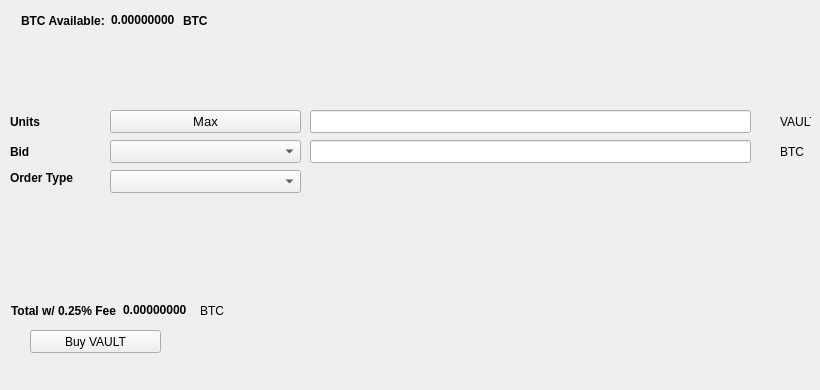
   <widget class="QWidget" name="BuyTab">
    <attribute name="title">
     <string>Buy</string>
    </attribute>
    <widget class="QPushButton" name="BuyVAULT">
     <property name="geometry">
      <rect>
       <x>30</x>
       <y>330</y>
       <width>131</width>
       <height>23</height>
      </rect>
     </property>
     <property name="text">
      <string>Buy VAULT</string>
     </property>
     <property name="icon">
      <iconset resource="../vault.qrc">
       <normaloff>:/icons/bitcoin</normaloff>:/icons/bitcoin</iconset>
     </property>
    </widget>
    <widget class="QLabel" name="label_3">
     <property name="geometry">
      <rect>
       <x>10</x>
       <y>110</y>
       <width>46</width>
       <height>23</height>
      </rect>
     </property>
     <property name="font">
      <font>
       <weight>75</weight>
       <bold>true</bold>
      </font>
     </property>
     <property name="text">
      <string>Units</string>
     </property>
    </widget>
    <widget class="QLineEdit" name="UnitsInput">
     <property name="geometry">
      <rect>
       <x>310</x>
       <y>110</y>
       <width>441</width>
       <height>23</height>
      </rect>
     </property>
     <property name="font">
      <font>
       <pointsize>9</pointsize>
       <weight>75</weight>
       <bold>true</bold>
      </font>
     </property>
    </widget>
    <widget class="QLineEdit" name="BuyBidPriceEdit">
     <property name="geometry">
      <rect>
       <x>310</x>
       <y>140</y>
       <width>441</width>
       <height>23</height>
      </rect>
     </property>
     <property name="font">
      <font>
       <pointsize>9</pointsize>
       <weight>75</weight>
       <bold>true</bold>
      </font>
     </property>
    </widget>
    <widget class="QLabel" name="label_4">
     <property name="geometry">
      <rect>
       <x>780</x>
       <y>110</y>
       <width>31</width>
       <height>23</height>
      </rect>
     </property>
     <property name="text">
      <string>VAULT</string>
     </property>
    </widget>
    <widget class="QLabel" name="label_5">
     <property name="geometry">
      <rect>
       <x>780</x>
       <y>140</y>
       <width>31</width>
       <height>23</height>
      </rect>
     </property>
     <property name="text">
      <string>BTC</string>
     </property>
    </widget>
    <widget class="QLabel" name="label_6">
     <property name="geometry">
      <rect>
       <x>10</x>
       <y>140</y>
       <width>46</width>
       <height>23</height>
      </rect>
     </property>
     <property name="font">
      <font>
       <weight>75</weight>
       <bold>true</bold>
      </font>
     </property>
     <property name="text">
      <string>Bid</string>
     </property>
    </widget>
    <widget class="QLabel" name="label_7">
     <property name="geometry">
      <rect>
       <x>10</x>
       <y>170</y>
       <width>91</width>
       <height>16</height>
      </rect>
     </property>
     <property name="font">
      <font>
       <weight>75</weight>
       <bold>true</bold>
      </font>
     </property>
     <property name="text">
      <string>Order Type</string>
     </property>
    </widget>
    <widget class="QPushButton" name="Buy_Max_Amount">
     <property name="geometry">
      <rect>
       <x>110</x>
       <y>110</y>
       <width>191</width>
       <height>23</height>
      </rect>
     </property>
     <property name="font">
      <font>
       <pointsize>10</pointsize>
      </font>
     </property>
     <property name="text">
      <string>Max</string>
     </property>
    </widget>
    <widget class="QComboBox" name="BuyBidcomboBox">
     <property name="geometry">
      <rect>
       <x>110</x>
       <y>140</y>
       <width>191</width>
       <height>23</height>
      </rect>
     </property>
     <property name="font">
      <font>
       <pointsize>10</pointsize>
      </font>
     </property>
    </widget>
    <widget class="QComboBox" name="buyOrdertypeCombo">
     <property name="geometry">
      <rect>
       <x>110</x>
       <y>170</y>
       <width>191</width>
       <height>23</height>
      </rect>
     </property>
     <property name="font">
      <font>
       <pointsize>10</pointsize>
      </font>
     </property>
    </widget>
    <widget class="QWidget" name="layoutWidget1">
     <property name="geometry">
      <rect>
       <x>21</x>
       <y>11</y>
       <width>227</width>
       <height>19</height>
      </rect>
     </property>
     <layout class="QHBoxLayout" name="horizontalLayout_3">
      <item>
       <widget class="QLabel" name="label232">
        <property name="font">
         <font>
          <weight>75</weight>
          <bold>true</bold>
         </font>
        </property>
        <property name="text">
         <string>BTC Available:</string>
        </property>
       </widget>
      </item>
      <item>
       <widget class="QLabel" name="BtcAvailableLbl">
        <property name="palette">
         <palette>
          <active>
           <colorrole role="WindowText">
            <brush brushstyle="SolidPattern">
             <color alpha="255">
              <red>0</red>
              <green>0</green>
              <blue>0</blue>
             </color>
            </brush>
           </colorrole>
           <colorrole role="Button">
            <brush brushstyle="SolidPattern">
             <color alpha="255">
              <red>0</red>
              <green>170</green>
              <blue>0</blue>
             </color>
            </brush>
           </colorrole>
           <colorrole role="Light">
            <brush brushstyle="SolidPattern">
             <color alpha="255">
              <red>0</red>
              <green>255</green>
              <blue>0</blue>
             </color>
            </brush>
           </colorrole>
           <colorrole role="Midlight">
            <brush brushstyle="SolidPattern">
             <color alpha="255">
              <red>0</red>
              <green>212</green>
              <blue>0</blue>
             </color>
            </brush>
           </colorrole>
           <colorrole role="Dark">
            <brush brushstyle="SolidPattern">
             <color alpha="255">
              <red>0</red>
              <green>85</green>
              <blue>0</blue>
             </color>
            </brush>
           </colorrole>
           <colorrole role="Mid">
            <brush brushstyle="SolidPattern">
             <color alpha="255">
              <red>0</red>
              <green>113</green>
              <blue>0</blue>
             </color>
            </brush>
           </colorrole>
           <colorrole role="Text">
            <brush brushstyle="SolidPattern">
             <color alpha="255">
              <red>0</red>
              <green>170</green>
              <blue>0</blue>
             </color>
            </brush>
           </colorrole>
           <colorrole role="BrightText">
            <brush brushstyle="SolidPattern">
             <color alpha="255">
              <red>255</red>
              <green>255</green>
              <blue>255</blue>
             </color>
            </brush>
           </colorrole>
           <colorrole role="ButtonText">
            <brush brushstyle="SolidPattern">
             <color alpha="255">
              <red>0</red>
              <green>0</green>
              <blue>0</blue>
             </color>
            </brush>
           </colorrole>
           <colorrole role="Base">
            <brush brushstyle="SolidPattern">
             <color alpha="255">
              <red>255</red>
              <green>255</green>
              <blue>255</blue>
             </color>
            </brush>
           </colorrole>
           <colorrole role="Window">
            <brush brushstyle="SolidPattern">
             <color alpha="255">
              <red>0</red>
              <green>170</green>
              <blue>0</blue>
             </color>
            </brush>
           </colorrole>
           <colorrole role="Shadow">
            <brush brushstyle="SolidPattern">
             <color alpha="255">
              <red>0</red>
              <green>0</green>
              <blue>0</blue>
             </color>
            </brush>
           </colorrole>
           <colorrole role="AlternateBase">
            <brush brushstyle="SolidPattern">
             <color alpha="255">
              <red>127</red>
              <green>212</green>
              <blue>127</blue>
             </color>
            </brush>
           </colorrole>
           <colorrole role="ToolTipBase">
            <brush brushstyle="SolidPattern">
             <color alpha="255">
              <red>255</red>
              <green>255</green>
              <blue>220</blue>
             </color>
            </brush>
           </colorrole>
           <colorrole role="ToolTipText">
            <brush brushstyle="SolidPattern">
             <color alpha="255">
              <red>0</red>
              <green>0</green>
              <blue>0</blue>
             </color>
            </brush>
           </colorrole>
          </active>
          <inactive>
           <colorrole role="WindowText">
            <brush brushstyle="SolidPattern">
             <color alpha="255">
              <red>0</red>
              <green>0</green>
              <blue>0</blue>
             </color>
            </brush>
           </colorrole>
           <colorrole role="Button">
            <brush brushstyle="SolidPattern">
             <color alpha="255">
              <red>0</red>
              <green>170</green>
              <blue>0</blue>
             </color>
            </brush>
           </colorrole>
           <colorrole role="Light">
            <brush brushstyle="SolidPattern">
             <color alpha="255">
              <red>0</red>
              <green>255</green>
              <blue>0</blue>
             </color>
            </brush>
           </colorrole>
           <colorrole role="Midlight">
            <brush brushstyle="SolidPattern">
             <color alpha="255">
              <red>0</red>
              <green>212</green>
              <blue>0</blue>
             </color>
            </brush>
           </colorrole>
           <colorrole role="Dark">
            <brush brushstyle="SolidPattern">
             <color alpha="255">
              <red>0</red>
              <green>85</green>
              <blue>0</blue>
             </color>
            </brush>
           </colorrole>
           <colorrole role="Mid">
            <brush brushstyle="SolidPattern">
             <color alpha="255">
              <red>0</red>
              <green>113</green>
              <blue>0</blue>
             </color>
            </brush>
           </colorrole>
           <colorrole role="Text">
            <brush brushstyle="SolidPattern">
             <color alpha="255">
              <red>0</red>
              <green>170</green>
              <blue>0</blue>
             </color>
            </brush>
           </colorrole>
           <colorrole role="BrightText">
            <brush brushstyle="SolidPattern">
             <color alpha="255">
              <red>255</red>
              <green>255</green>
              <blue>255</blue>
             </color>
            </brush>
           </colorrole>
           <colorrole role="ButtonText">
            <brush brushstyle="SolidPattern">
             <color alpha="255">
              <red>0</red>
              <green>0</green>
              <blue>0</blue>
             </color>
            </brush>
           </colorrole>
           <colorrole role="Base">
            <brush brushstyle="SolidPattern">
             <color alpha="255">
              <red>255</red>
              <green>255</green>
              <blue>255</blue>
             </color>
            </brush>
           </colorrole>
           <colorrole role="Window">
            <brush brushstyle="SolidPattern">
             <color alpha="255">
              <red>0</red>
              <green>170</green>
              <blue>0</blue>
             </color>
            </brush>
           </colorrole>
           <colorrole role="Shadow">
            <brush brushstyle="SolidPattern">
             <color alpha="255">
              <red>0</red>
              <green>0</green>
              <blue>0</blue>
             </color>
            </brush>
           </colorrole>
           <colorrole role="AlternateBase">
            <brush brushstyle="SolidPattern">
             <color alpha="255">
              <red>127</red>
              <green>212</green>
              <blue>127</blue>
             </color>
            </brush>
           </colorrole>
           <colorrole role="ToolTipBase">
            <brush brushstyle="SolidPattern">
             <color alpha="255">
              <red>255</red>
              <green>255</green>
              <blue>220</blue>
             </color>
            </brush>
           </colorrole>
           <colorrole role="ToolTipText">
            <brush brushstyle="SolidPattern">
             <color alpha="255">
              <red>0</red>
              <green>0</green>
              <blue>0</blue>
             </color>
            </brush>
           </colorrole>
          </inactive>
          <disabled>
           <colorrole role="WindowText">
            <brush brushstyle="SolidPattern">
             <color alpha="255">
              <red>0</red>
              <green>85</green>
              <blue>0</blue>
             </color>
            </brush>
           </colorrole>
           <colorrole role="Button">
            <brush brushstyle="SolidPattern">
             <color alpha="255">
              <red>0</red>
              <green>170</green>
              <blue>0</blue>
             </color>
            </brush>
           </colorrole>
           <colorrole role="Light">
            <brush brushstyle="SolidPattern">
             <color alpha="255">
              <red>0</red>
              <green>255</green>
              <blue>0</blue>
             </color>
            </brush>
           </colorrole>
           <colorrole role="Midlight">
            <brush brushstyle="SolidPattern">
             <color alpha="255">
              <red>0</red>
              <green>212</green>
              <blue>0</blue>
             </color>
            </brush>
           </colorrole>
           <colorrole role="Dark">
            <brush brushstyle="SolidPattern">
             <color alpha="255">
              <red>0</red>
              <green>85</green>
              <blue>0</blue>
             </color>
            </brush>
           </colorrole>
           <colorrole role="Mid">
            <brush brushstyle="SolidPattern">
             <color alpha="255">
              <red>0</red>
              <green>113</green>
              <blue>0</blue>
             </color>
            </brush>
           </colorrole>
           <colorrole role="Text">
            <brush brushstyle="SolidPattern">
             <color alpha="255">
              <red>0</red>
              <green>85</green>
              <blue>0</blue>
             </color>
            </brush>
           </colorrole>
           <colorrole role="BrightText">
            <brush brushstyle="SolidPattern">
             <color alpha="255">
              <red>255</red>
              <green>255</green>
              <blue>255</blue>
             </color>
            </brush>
           </colorrole>
           <colorrole role="ButtonText">
            <brush brushstyle="SolidPattern">
             <color alpha="255">
              <red>0</red>
              <green>85</green>
              <blue>0</blue>
             </color>
            </brush>
           </colorrole>
           <colorrole role="Base">
            <brush brushstyle="SolidPattern">
             <color alpha="255">
              <red>0</red>
              <green>170</green>
              <blue>0</blue>
             </color>
            </brush>
           </colorrole>
           <colorrole role="Window">
            <brush brushstyle="SolidPattern">
             <color alpha="255">
              <red>0</red>
              <green>170</green>
              <blue>0</blue>
             </color>
            </brush>
           </colorrole>
           <colorrole role="Shadow">
            <brush brushstyle="SolidPattern">
             <color alpha="255">
              <red>0</red>
              <green>0</green>
              <blue>0</blue>
             </color>
            </brush>
           </colorrole>
           <colorrole role="AlternateBase">
            <brush brushstyle="SolidPattern">
             <color alpha="255">
              <red>0</red>
              <green>170</green>
              <blue>0</blue>
             </color>
            </brush>
           </colorrole>
           <colorrole role="ToolTipBase">
            <brush brushstyle="SolidPattern">
             <color alpha="255">
              <red>255</red>
              <green>255</green>
              <blue>220</blue>
             </color>
            </brush>
           </colorrole>
           <colorrole role="ToolTipText">
            <brush brushstyle="SolidPattern">
             <color alpha="255">
              <red>0</red>
              <green>0</green>
              <blue>0</blue>
             </color>
            </brush>
           </colorrole>
          </disabled>
         </palette>
        </property>
        <property name="font">
         <font>
          <weight>75</weight>
          <bold>true</bold>
         </font>
        </property>
        <property name="text">
         <string>0.00000000</string>
        </property>
        <property name="textInteractionFlags">
         <set>Qt::LinksAccessibleByMouse|Qt::TextSelectableByKeyboard|Qt::TextSelectableByMouse</set>
        </property>
       </widget>
      </item>
      <item>
       <widget class="QLabel" name="BtcAvailableLbl_2">
        <property name="font">
         <font>
          <weight>75</weight>
          <bold>true</bold>
         </font>
        </property>
        <property name="text">
         <string>BTC</string>
        </property>
       </widget>
      </item>
     </layout>
    </widget>
    <widget class="QWidget" name="layoutWidge2">
     <property name="geometry">
      <rect>
       <x>11</x>
       <y>301</y>
       <width>259</width>
       <height>19</height>
      </rect>
     </property>
     <layout class="QHBoxLayout" name="horizontalLayout_4">
      <item>
       <widget class="QLabel" name="label_9">
        <property name="font">
         <font>
          <weight>75</weight>
          <bold>true</bold>
         </font>
        </property>
        <property name="text">
         <string>Total w/ 0.25% Fee</string>
        </property>
       </widget>
      </item>
      <item>
       <widget class="QLabel" name="BuyCostLabel">
        <property name="palette">
         <palette>
          <active>
           <colorrole role="WindowText">
            <brush brushstyle="SolidPattern">
             <color alpha="255">
              <red>0</red>
              <green>0</green>
              <blue>0</blue>
             </color>
            </brush>
           </colorrole>
           <colorrole role="Button">
            <brush brushstyle="SolidPattern">
             <color alpha="255">
              <red>0</red>
              <green>170</green>
              <blue>0</blue>
             </color>
            </brush>
           </colorrole>
           <colorrole role="Light">
            <brush brushstyle="SolidPattern">
             <color alpha="255">
              <red>0</red>
              <green>255</green>
              <blue>0</blue>
             </color>
            </brush>
           </colorrole>
           <colorrole role="Midlight">
            <brush brushstyle="SolidPattern">
             <color alpha="255">
              <red>0</red>
              <green>212</green>
              <blue>0</blue>
             </color>
            </brush>
           </colorrole>
           <colorrole role="Dark">
            <brush brushstyle="SolidPattern">
             <color alpha="255">
              <red>0</red>
              <green>85</green>
              <blue>0</blue>
             </color>
            </brush>
           </colorrole>
           <colorrole role="Mid">
            <brush brushstyle="SolidPattern">
             <color alpha="255">
              <red>0</red>
              <green>113</green>
              <blue>0</blue>
             </color>
            </brush>
           </colorrole>
           <colorrole role="Text">
            <brush brushstyle="SolidPattern">
             <color alpha="255">
              <red>0</red>
              <green>170</green>
              <blue>0</blue>
             </color>
            </brush>
           </colorrole>
           <colorrole role="BrightText">
            <brush brushstyle="SolidPattern">
             <color alpha="255">
              <red>255</red>
              <green>255</green>
              <blue>255</blue>
             </color>
            </brush>
           </colorrole>
           <colorrole role="ButtonText">
            <brush brushstyle="SolidPattern">
             <color alpha="255">
              <red>0</red>
              <green>0</green>
              <blue>0</blue>
             </color>
            </brush>
           </colorrole>
           <colorrole role="Base">
            <brush brushstyle="SolidPattern">
             <color alpha="255">
              <red>255</red>
              <green>255</green>
              <blue>255</blue>
             </color>
            </brush>
           </colorrole>
           <colorrole role="Window">
            <brush brushstyle="SolidPattern">
             <color alpha="255">
              <red>0</red>
              <green>170</green>
              <blue>0</blue>
             </color>
            </brush>
           </colorrole>
           <colorrole role="Shadow">
            <brush brushstyle="SolidPattern">
             <color alpha="255">
              <red>0</red>
              <green>0</green>
              <blue>0</blue>
             </color>
            </brush>
           </colorrole>
           <colorrole role="AlternateBase">
            <brush brushstyle="SolidPattern">
             <color alpha="255">
              <red>127</red>
              <green>212</green>
              <blue>127</blue>
             </color>
            </brush>
           </colorrole>
           <colorrole role="ToolTipBase">
            <brush brushstyle="SolidPattern">
             <color alpha="255">
              <red>255</red>
              <green>255</green>
              <blue>220</blue>
             </color>
            </brush>
           </colorrole>
           <colorrole role="ToolTipText">
            <brush brushstyle="SolidPattern">
             <color alpha="255">
              <red>0</red>
              <green>0</green>
              <blue>0</blue>
             </color>
            </brush>
           </colorrole>
          </active>
          <inactive>
           <colorrole role="WindowText">
            <brush brushstyle="SolidPattern">
             <color alpha="255">
              <red>0</red>
              <green>0</green>
              <blue>0</blue>
             </color>
            </brush>
           </colorrole>
           <colorrole role="Button">
            <brush brushstyle="SolidPattern">
             <color alpha="255">
              <red>0</red>
              <green>170</green>
              <blue>0</blue>
             </color>
            </brush>
           </colorrole>
           <colorrole role="Light">
            <brush brushstyle="SolidPattern">
             <color alpha="255">
              <red>0</red>
              <green>255</green>
              <blue>0</blue>
             </color>
            </brush>
           </colorrole>
           <colorrole role="Midlight">
            <brush brushstyle="SolidPattern">
             <color alpha="255">
              <red>0</red>
              <green>212</green>
              <blue>0</blue>
             </color>
            </brush>
           </colorrole>
           <colorrole role="Dark">
            <brush brushstyle="SolidPattern">
             <color alpha="255">
              <red>0</red>
              <green>85</green>
              <blue>0</blue>
             </color>
            </brush>
           </colorrole>
           <colorrole role="Mid">
            <brush brushstyle="SolidPattern">
             <color alpha="255">
              <red>0</red>
              <green>113</green>
              <blue>0</blue>
             </color>
            </brush>
           </colorrole>
           <colorrole role="Text">
            <brush brushstyle="SolidPattern">
             <color alpha="255">
              <red>0</red>
              <green>170</green>
              <blue>0</blue>
             </color>
            </brush>
           </colorrole>
           <colorrole role="BrightText">
            <brush brushstyle="SolidPattern">
             <color alpha="255">
              <red>255</red>
              <green>255</green>
              <blue>255</blue>
             </color>
            </brush>
           </colorrole>
           <colorrole role="ButtonText">
            <brush brushstyle="SolidPattern">
             <color alpha="255">
              <red>0</red>
              <green>0</green>
              <blue>0</blue>
             </color>
            </brush>
           </colorrole>
           <colorrole role="Base">
            <brush brushstyle="SolidPattern">
             <color alpha="255">
              <red>255</red>
              <green>255</green>
              <blue>255</blue>
             </color>
            </brush>
           </colorrole>
           <colorrole role="Window">
            <brush brushstyle="SolidPattern">
             <color alpha="255">
              <red>0</red>
              <green>170</green>
              <blue>0</blue>
             </color>
            </brush>
           </colorrole>
           <colorrole role="Shadow">
            <brush brushstyle="SolidPattern">
             <color alpha="255">
              <red>0</red>
              <green>0</green>
              <blue>0</blue>
             </color>
            </brush>
           </colorrole>
           <colorrole role="AlternateBase">
            <brush brushstyle="SolidPattern">
             <color alpha="255">
              <red>127</red>
              <green>212</green>
              <blue>127</blue>
             </color>
            </brush>
           </colorrole>
           <colorrole role="ToolTipBase">
            <brush brushstyle="SolidPattern">
             <color alpha="255">
              <red>255</red>
              <green>255</green>
              <blue>220</blue>
             </color>
            </brush>
           </colorrole>
           <colorrole role="ToolTipText">
            <brush brushstyle="SolidPattern">
             <color alpha="255">
              <red>0</red>
              <green>0</green>
              <blue>0</blue>
             </color>
            </brush>
           </colorrole>
          </inactive>
          <disabled>
           <colorrole role="WindowText">
            <brush brushstyle="SolidPattern">
             <color alpha="255">
              <red>0</red>
              <green>85</green>
              <blue>0</blue>
             </color>
            </brush>
           </colorrole>
           <colorrole role="Button">
            <brush brushstyle="SolidPattern">
             <color alpha="255">
              <red>0</red>
              <green>170</green>
              <blue>0</blue>
             </color>
            </brush>
           </colorrole>
           <colorrole role="Light">
            <brush brushstyle="SolidPattern">
             <color alpha="255">
              <red>0</red>
              <green>255</green>
              <blue>0</blue>
             </color>
            </brush>
           </colorrole>
           <colorrole role="Midlight">
            <brush brushstyle="SolidPattern">
             <color alpha="255">
              <red>0</red>
              <green>212</green>
              <blue>0</blue>
             </color>
            </brush>
           </colorrole>
           <colorrole role="Dark">
            <brush brushstyle="SolidPattern">
             <color alpha="255">
              <red>0</red>
              <green>85</green>
              <blue>0</blue>
             </color>
            </brush>
           </colorrole>
           <colorrole role="Mid">
            <brush brushstyle="SolidPattern">
             <color alpha="255">
              <red>0</red>
              <green>113</green>
              <blue>0</blue>
             </color>
            </brush>
           </colorrole>
           <colorrole role="Text">
            <brush brushstyle="SolidPattern">
             <color alpha="255">
              <red>0</red>
              <green>85</green>
              <blue>0</blue>
             </color>
            </brush>
           </colorrole>
           <colorrole role="BrightText">
            <brush brushstyle="SolidPattern">
             <color alpha="255">
              <red>255</red>
              <green>255</green>
              <blue>255</blue>
             </color>
            </brush>
           </colorrole>
           <colorrole role="ButtonText">
            <brush brushstyle="SolidPattern">
             <color alpha="255">
              <red>0</red>
              <green>85</green>
              <blue>0</blue>
             </color>
            </brush>
           </colorrole>
           <colorrole role="Base">
            <brush brushstyle="SolidPattern">
             <color alpha="255">
              <red>0</red>
              <green>170</green>
              <blue>0</blue>
             </color>
            </brush>
           </colorrole>
           <colorrole role="Window">
            <brush brushstyle="SolidPattern">
             <color alpha="255">
              <red>0</red>
              <green>170</green>
              <blue>0</blue>
             </color>
            </brush>
           </colorrole>
           <colorrole role="Shadow">
            <brush brushstyle="SolidPattern">
             <color alpha="255">
              <red>0</red>
              <green>0</green>
              <blue>0</blue>
             </color>
            </brush>
           </colorrole>
           <colorrole role="AlternateBase">
            <brush brushstyle="SolidPattern">
             <color alpha="255">
              <red>0</red>
              <green>170</green>
              <blue>0</blue>
             </color>
            </brush>
           </colorrole>
           <colorrole role="ToolTipBase">
            <brush brushstyle="SolidPattern">
             <color alpha="255">
              <red>255</red>
              <green>255</green>
              <blue>220</blue>
             </color>
            </brush>
           </colorrole>
           <colorrole role="ToolTipText">
            <brush brushstyle="SolidPattern">
             <color alpha="255">
              <red>0</red>
              <green>0</green>
              <blue>0</blue>
             </color>
            </brush>
           </colorrole>
          </disabled>
         </palette>
        </property>
        <property name="font">
         <font>
          <weight>75</weight>
          <bold>true</bold>
         </font>
        </property>
        <property name="autoFillBackground">
         <bool>false</bool>
        </property>
        <property name="text">
         <string>0.00000000</string>
        </property>
        <property name="textInteractionFlags">
         <set>Qt::LinksAccessibleByMouse|Qt::TextSelectableByMouse</set>
        </property>
       </widget>
      </item>
      <item>
       <widget class="QLabel" name="label_10">
        <property name="font">
         <font>
          <weight>50</weight>
          <bold>false</bold>
         </font>
        </property>
        <property name="text">
         <string>BTC</string>
        </property>
       </widget>
      </item>
     </layout>
    </widget>
    <widget class="QLabel" name="label_24">
     <property name="geometry">
      <rect>
       <x>460</x>
       <y>300</y>
       <width>281</width>
       <height>81</height>
      </rect>
     </property>
     <property name="text">
      <string/>
     </property>
     <property name="pixmap">
      <pixmap>:/images/bittrex</pixmap>
     </property>
    </widget>
   </widget>
